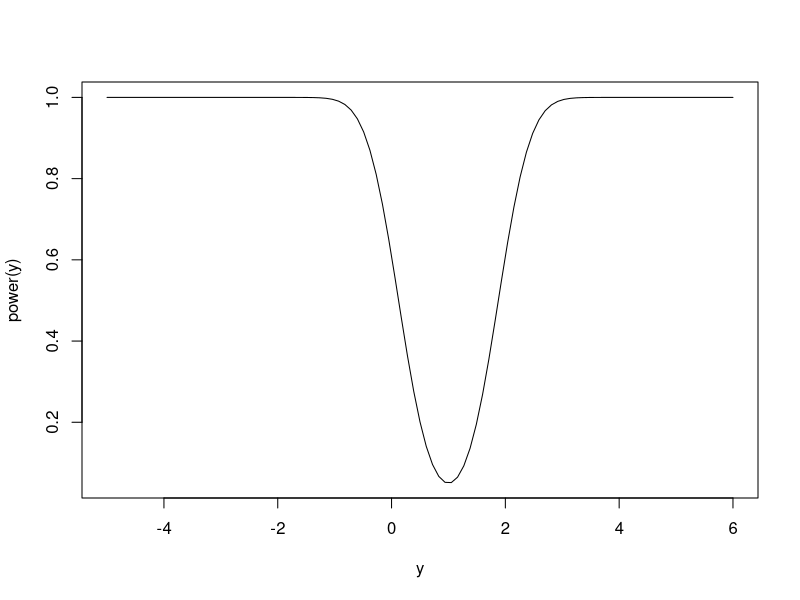
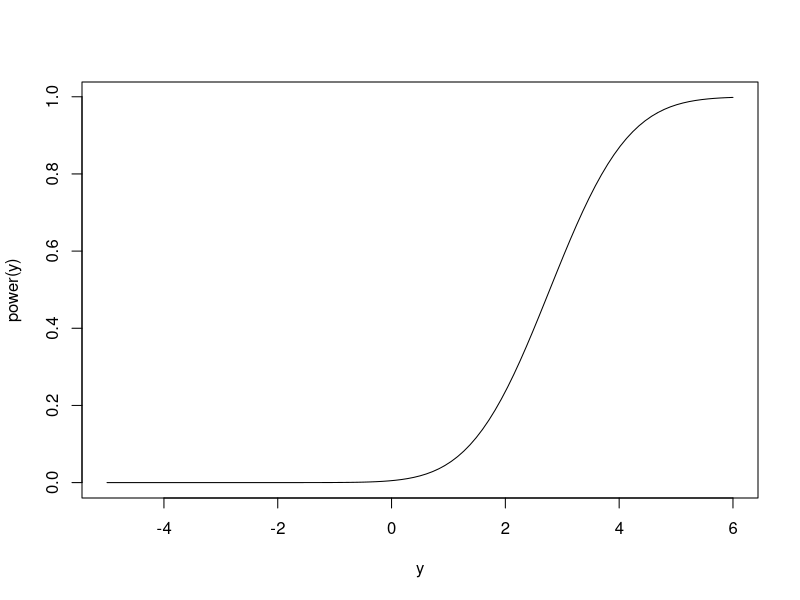
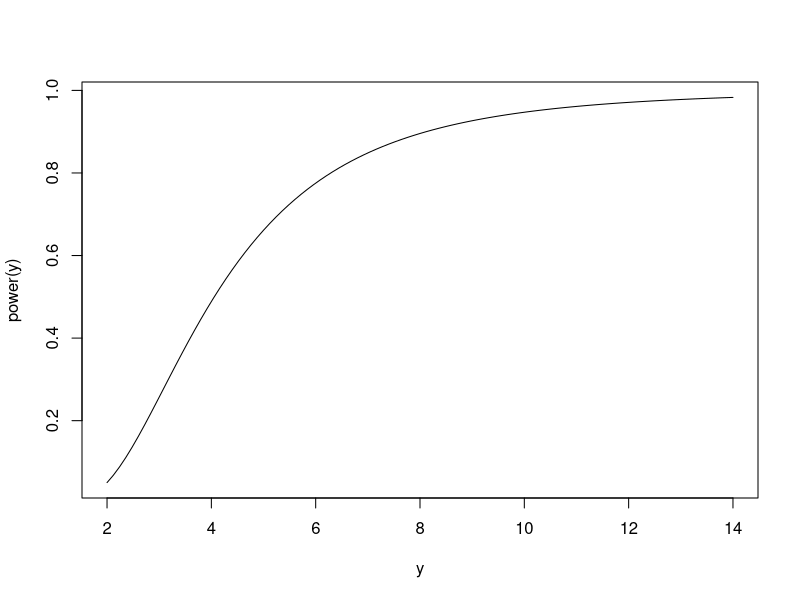

Write the R code that produced these figures, in order.
## ---- chunk 1
alpha <- 0.05
mu0 <- 1
sigma2 <- 2
n <- 10
power <- function(y) pnorm(qnorm(alpha/2)+(1-y)/sqrt(sigma2/n))+1-pnorm(qnorm(1-alpha/2)+(1-y)/sqrt(sigma2/n))
curve(power, from = -5, to = 6, xlab = 'y', ylab = 'power(y)')  
## ---- chunk 2
alpha <- 0.05
mu0 <- 1
sigma2 <- 2
n <- 10
power <- function(y)  1-pt(qt(1-alpha, n-1), df = n-1, ncp = y - mu0)
curve(power, from = -5, to = 6, xlab = 'y', ylab = 'power(y)')  
## ---- chunk 3
alpha <- 0.05
mu0 <- 1
sigma2 <- 2
n <- 10
power <- function(y)  1-pchisq((2/y)*qchisq(1-alpha, n-1),n-1)
curve(power, from = 2, to = 14, xlab = 'y', ylab = 'power(y)')  
## ---- chunk 4
set.seed(12345)
X <- rnorm(13, 5, 2)
Y <- rnorm(19, 4, 1)
# testing a point null with Delta = 1, alpha = 0.05
t.test(X,Y,alternative = 'two.sided',mu=1,var.equal=FALSE,conf.level = 0.95)
t.test(X,Y,alternative = 'two.sided',mu=1,var.equal=TRUE,conf.level = 0.95)
## ---- chunk 5
(1-pt(0.2346661,17.877))
